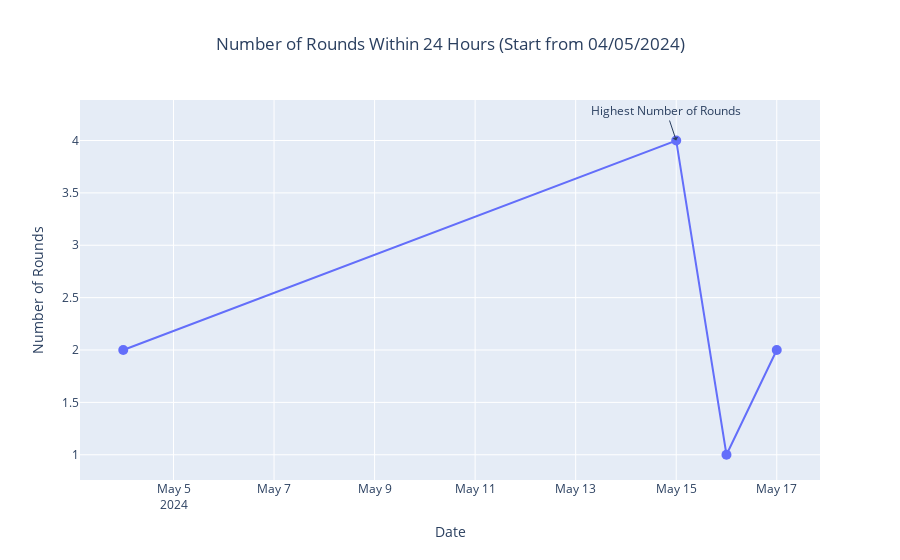
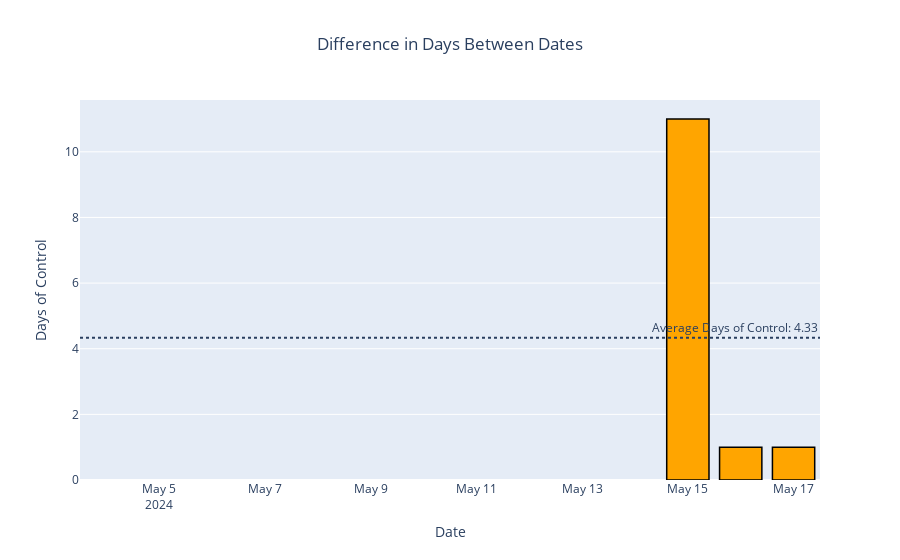
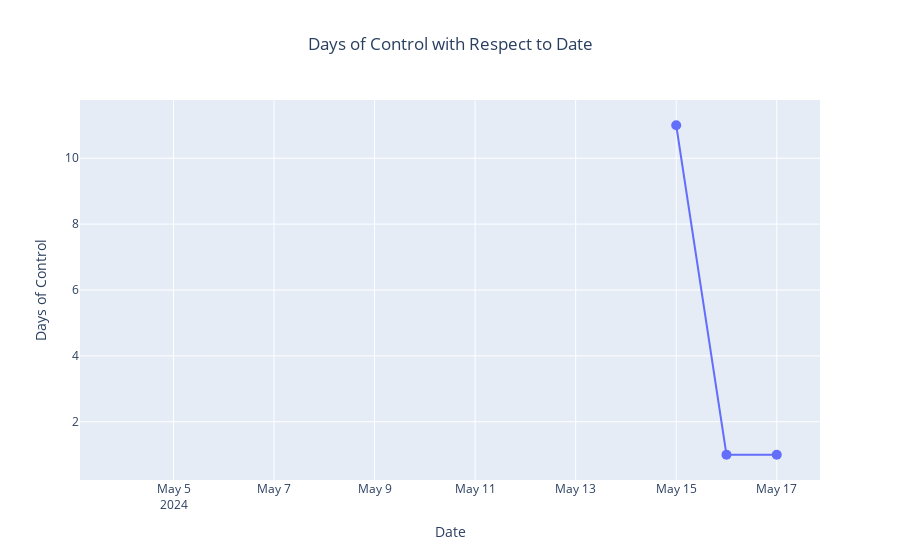

The code cell stored with these charts, in order, in its notebook:
### Code cell
import pandas as pd
import plotly.express as px

df = pd.DataFrame(data)

df['date'] = pd.to_datetime(df['date'])

df['days_of_Control'] = df['date'].diff().dt.days

df['cumulative_Rounds'] = df['no_of_Rounds'].cumsum()

average_days_of_control = df['days_of_Control'].mean()  # Calculate average difference in days

fig_sale_count = px.line(df, x='date', y='no_of_Rounds', title='Number of Rounds Within 24 Hours', markers=True,
                         labels={'date': 'Date', 'no_of_Rounds': 'Number of Rounds'},
                         hover_data={'cumulative_Rounds': True, 'days_of_Control': True})

fig_sale_count.update_traces(line=dict(width=2), marker=dict(size=10))
fig_sale_count.update_layout(title_text='Number of Rounds Within 24 Hours (Start from 04/05/2024)', title_x=0.5)

fig_sale_count.add_annotation(x=df['date'].iloc[df['no_of_Rounds'].idxmax()], 
                              y=df['no_of_Rounds'].max(),
                              text="Highest Number of Rounds",
                              showarrow=True,
                              arrowhead=1)

fig_sale_count.show()

fig_date_diff = px.bar(df, x='date', y='days_of_Control', title='Difference in Days Between Dates',
                       labels={'date': 'Date', 'days_of_Control': 'Days of Control'},
                       hover_data={'no_of_Rounds': True, 'cumulative_Rounds': True})

fig_date_diff.add_hline(y=average_days_of_control, line_dash="dot",
                        annotation_text=f"Average Days of Control: {average_days_of_control:.2f}",
                        annotation_position="top right")

fig_date_diff.update_traces(marker=dict(color='orange', line=dict(color='black', width=1.5)))
fig_date_diff.update_layout(title_text='Difference in Days Between Dates', title_x=0.5)

fig_date_diff.show()

fig_days_control = px.line(df, x='date', y='days_of_Control', title='Days of Control with Respect to Date', markers=True,
                           labels={'date': 'Date', 'days_of_Control': 'Days of Control'},
                           hover_data={'no_of_Rounds': True, 'cumulative_Rounds': True})

fig_days_control.update_traces(line=dict(width=2), marker=dict(size=10))
fig_days_control.update_layout(title_text='Days of Control with Respect to Date', title_x=0.5)

fig_days_control.show()

### Figure 1 — Plotly figure (JSON) as saved in the notebook; plotly's stock layout.template omitted (floating-point values rounded to 4 significant figures)
{"data": [{"customdata": [[2, null], [6, 11], [7, 1], [9, 1]], "hovertemplate": "Date=%{x}<br>Number of Rounds=%{y}<br>cumulative_Rounds=%{customdata[0]}<br>days_of_Control=%{customdata[1]}<extra></extra>", "legendgroup": "", "line": {"color": "#636efa", "dash": "solid", "width": 2}, "marker": {"size": 10, "symbol": "circle"}, "mode": "lines+markers", "name": "", "orientation": "v", "showlegend": false, "type": "scatter", "x": ["2024-05-04T00:00:00", "2024-05-15T00:00:00", "2024-05-16T00:00:00", "2024-05-17T00:00:00"], "xaxis": "x", "y": [2, 4, 1, 2], "yaxis": "y"}], "layout": {"annotations": [{"arrowhead": 1, "showarrow": true, "text": "Highest Number of Rounds", "x": "2024-05-15T00:00:00", "y": 4}], "legend": {"tracegroupgap": 0}, "title": {"text": "Number of Rounds Within 24 Hours (Start from 04/05/2024)", "x": 0.5}, "xaxis": {"anchor": "y", "domain": [0, 1], "title": {"text": "Date"}}, "yaxis": {"anchor": "x", "domain": [0, 1], "title": {"text": "Number of Rounds"}}}}

### Figure 2 — Plotly figure (JSON) as saved in the notebook; plotly's stock layout.template omitted (floating-point values rounded to 4 significant figures)
{"data": [{"alignmentgroup": "True", "customdata": [[2, 2], [4, 6], [1, 7], [2, 9]], "hovertemplate": "Date=%{x}<br>Days of Control=%{y}<br>no_of_Rounds=%{customdata[0]}<br>cumulative_Rounds=%{customdata[1]}<extra></extra>", "legendgroup": "", "marker": {"color": "orange", "line": {"color": "black", "width": 1.5}, "pattern": {"shape": ""}}, "name": "", "offsetgroup": "", "orientation": "v", "showlegend": false, "textposition": "auto", "type": "bar", "x": ["2024-05-04T00:00:00", "2024-05-15T00:00:00", "2024-05-16T00:00:00", "2024-05-17T00:00:00"], "xaxis": "x", "y": [null, 11, 1, 1], "yaxis": "y"}], "layout": {"annotations": [{"showarrow": false, "text": "Average Days of Control: 4.33", "x": 1, "xanchor": "right", "xref": "x domain", "y": 4.333, "yanchor": "bottom", "yref": "y"}], "barmode": "relative", "legend": {"tracegroupgap": 0}, "shapes": [{"line": {"dash": "dot"}, "type": "line", "x0": 0, "x1": 1, "xref": "x domain", "y0": 4.333, "y1": 4.333, "yref": "y"}], "title": {"text": "Difference in Days Between Dates", "x": 0.5}, "xaxis": {"anchor": "y", "domain": [0, 1], "title": {"text": "Date"}}, "yaxis": {"anchor": "x", "domain": [0, 1], "title": {"text": "Days of Control"}}}}

### Figure 3 — Plotly figure (JSON) as saved in the notebook; plotly's stock layout.template omitted (floating-point values rounded to 4 significant figures)
{"data": [{"customdata": [[2, 2], [4, 6], [1, 7], [2, 9]], "hovertemplate": "Date=%{x}<br>Days of Control=%{y}<br>no_of_Rounds=%{customdata[0]}<br>cumulative_Rounds=%{customdata[1]}<extra></extra>", "legendgroup": "", "line": {"color": "#636efa", "dash": "solid", "width": 2}, "marker": {"size": 10, "symbol": "circle"}, "mode": "lines+markers", "name": "", "orientation": "v", "showlegend": false, "type": "scatter", "x": ["2024-05-04T00:00:00", "2024-05-15T00:00:00", "2024-05-16T00:00:00", "2024-05-17T00:00:00"], "xaxis": "x", "y": [null, 11, 1, 1], "yaxis": "y"}], "layout": {"legend": {"tracegroupgap": 0}, "title": {"text": "Days of Control with Respect to Date", "x": 0.5}, "xaxis": {"anchor": "y", "domain": [0, 1], "title": {"text": "Date"}}, "yaxis": {"anchor": "x", "domain": [0, 1], "title": {"text": "Days of Control"}}}}
